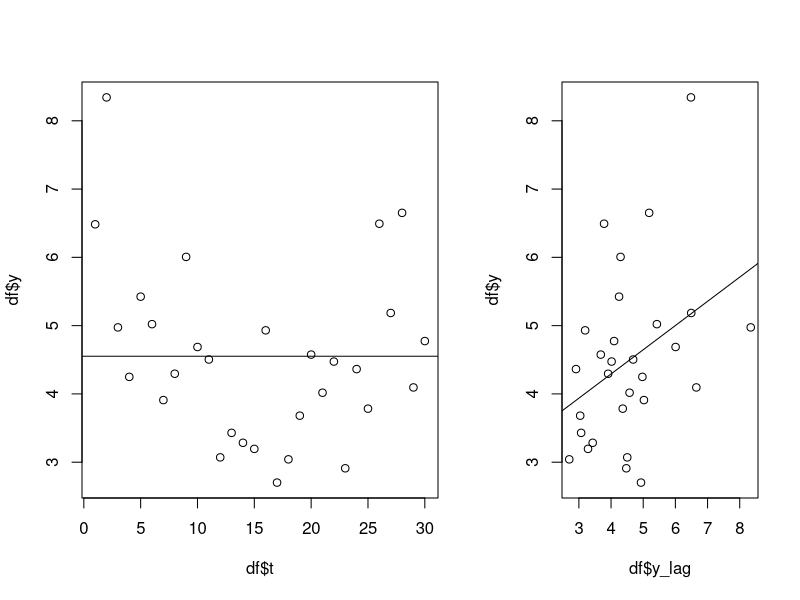
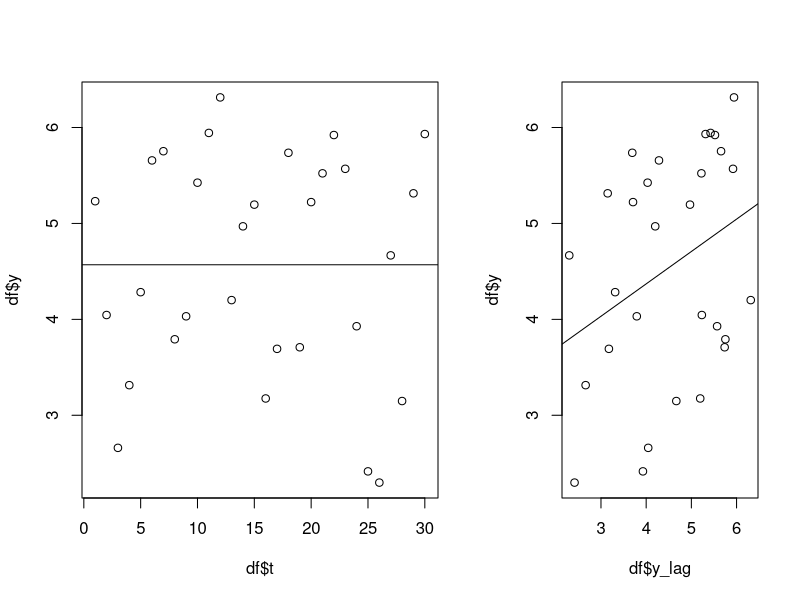

The R source for these figures, in order:
## ---- chunk 1
simulateAR <- function(nt = 30, c = 3, phi = 0.3, resvar = 1, burnin = 500) {
  # create empty vector of y including burnin time
  # burnin is required to stabilize the process
  y <- numeric(burnin + nt)
  # generate innovations with specified residual variance
  e <- rnorm(burnin + nt, 0, sqrt(resvar))
  # compute y by iterating over time
  # note that since we use y[t - 1] we need to start at t = 2 instead of t = 1,
  # because there is no t = 0.
  for (t in 2:(burnin + nt)) {
    y[t] <- c + phi * y[t - 1] + e[t]
  }
  # create data frame and remove burnin
  df <- data.frame(t = 1:nt, y = y[(burnin + 1):(burnin + nt)] )
  return(df)
}
## ---- chunk 2
df <- simulateAR()
## ---- chunk 3
summary(df$y)
var(df$y)
## ---- chunk 4
plotTimeSeries <- function(df) {
  plot(df$t, df$y)
  abline(h = mean(df$y))
}
## ---- chunk 5
df$y_lag <- c(NA, df$y[-nrow(df)])
## ---- chunk 6
plotScatterAuto <- function(df) {
  plot(df$y_lag, df$y)
  abline(lm(y ~ y_lag, data = df))
}
## ---- chunk 7
layout(matrix(c(1, 2), nrow = 1), widths = c(3, 2))
plotTimeSeries(df)
plotScatterAuto(df)
layout(1)
## ---- chunk 8
df_new <- simulateAR(nt = 30, c = 3, phi = 0.3, resvar = 1)
df_new$y_lag <-  c(NA, df_new$y[-nrow(df_new)])
layout(matrix(c(1, 2), nrow = 1), widths = c(3, 2))
plotTimeSeries(df_new)
plotScatterAuto(df_new)
layout(1)
## ---- chunk 9
# your code to fit a linear regression model
mod1 <- lm(y ~ y_lag, df)
mod1
## ---- chunk 10
coef(mod1)[1] / (1 - coef(mod1)[2])
## ---- chunk 11
y_mean <- mean(df$y)
cat(paste("The mean of y is: ", round(y_mean, 3)))
df$y_lag_c <- df$y_lag - y_mean
mod2 <- lm(y ~ y_lag_c, df)
mod2
